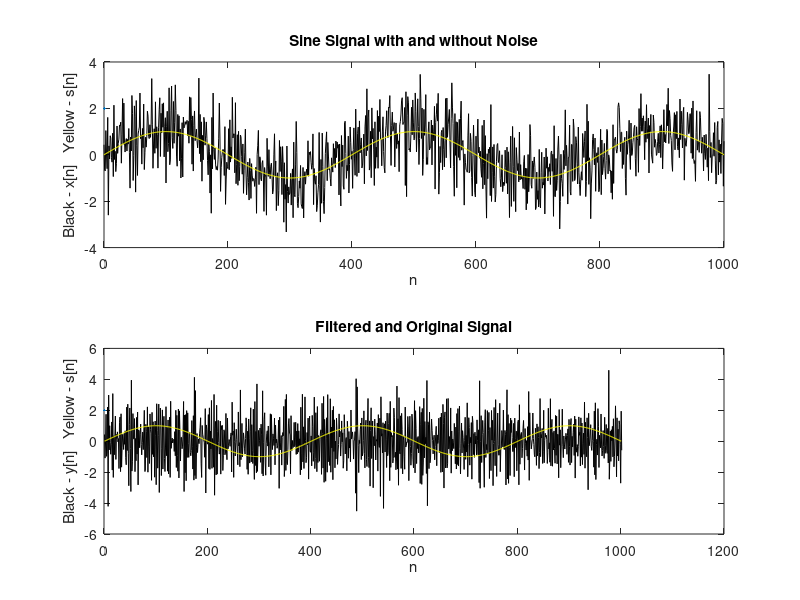

This chart was generated by the following MATLAB code: (Note: this script raises an error after producing the figure.)
n = 0:1000;
w0=pi/200;

sn = sin(w0.*n);

vn = randn(1, 1001);

xn = sn + vn;

figure()
subplot(2, 1, 1)
plot(n, xn, 'black')

hold on;

plot(n, sn, 'yellow', LineWidth=2)
hold off;

title('Sine Signal with and without Noise')
ylabel('Black - x[n]   Yellow - s[n]')
xlabel('n')

%--------------------------------------

hn = [1, -1];
yn = conv(xn, hn, "full");

subplot(2, 1, 2)
plot(1:length(yn), yn, 'black')

hold on;

plot(1:length(sn), sn, 'yellow', LineWidth=2)
hold off;

title('Filtered and Original Signal')
ylabel('Black - y[n]   Yellow - s[n]')
xlabel('n')

%----------------------------------------
%----------------------------------------
X = DT_Fourier(xn, 1, w);

figure()
subplot(2, 1, 1)
plot(w, abs(X))
title('DTFT of Noisy Signal')
ylabel('Magnitude of X(e^(^j^w^))')
xlabel('w')

Y = DT_Fourier(yn, 1, w);

subplot(2,1,2)
plot(w,abs(Y))
title('DTFT of Filtered Signal')
ylabel('Magnitude of Y(e^(^j^w^))')
xlabel('w')
